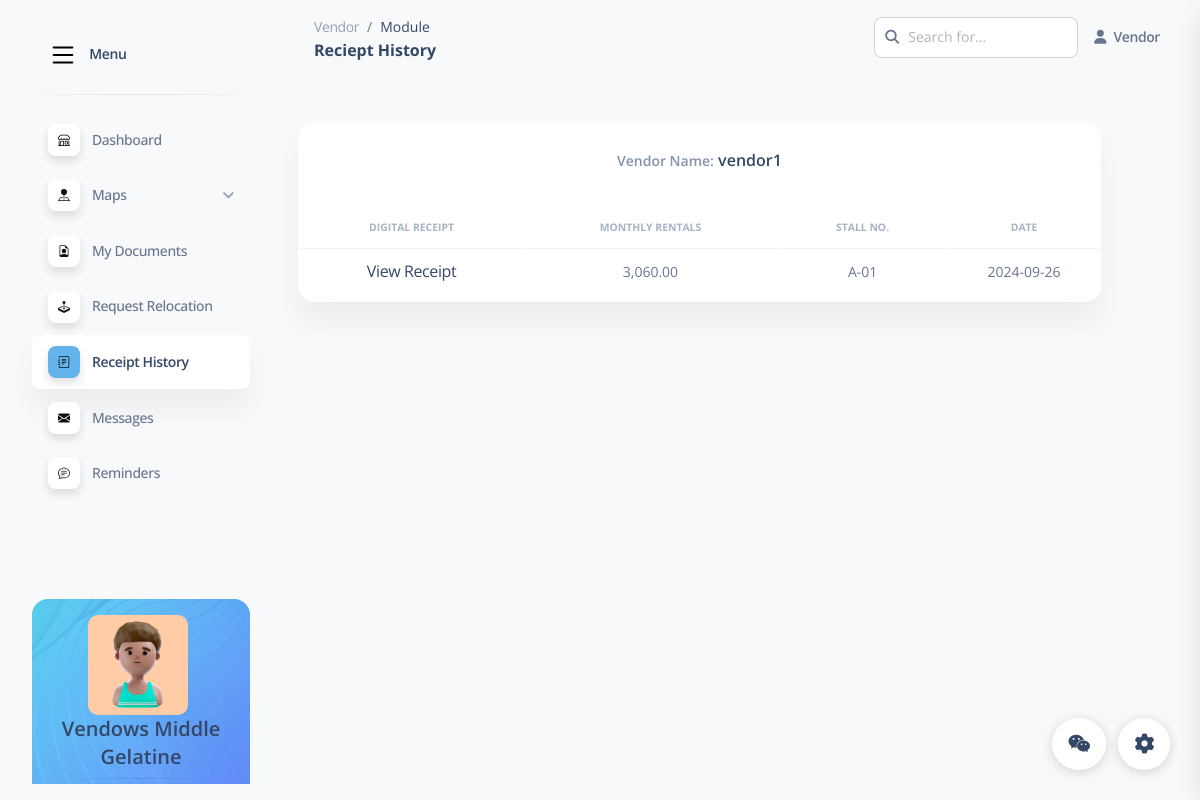
Screenshot of /VMRecieptHistory.php (signed in) with the database file from the repository.
### tables this page shows
CREATE TABLE `vendors` (
  `Vendor_Status` enum('ACTIVE','INACTIVE','ON PROCESS','ON HOLD','DEACTIVATED','ON TRANSFER') NOT NULL DEFAULT 'ACTIVE',
  `vendor_id` bigint(20) NOT NULL,
  `username` varchar(50) NOT NULL,
  `password` varchar(50) NOT NULL,
  `first_name` varchar(255) DEFAULT NULL,
  `middle_name` varchar(255) DEFAULT NULL,
  `last_name` varchar(255) DEFAULT NULL,
  `age` int(11) DEFAULT NULL,
  `address` varchar(255) DEFAULT NULL,
  `email_add` varchar(255) DEFAULT NULL,
  `contact_no` varchar(20) DEFAULT NULL,
  `started_date` varchar(255) DEFAULT NULL,
  `payment_due` varchar(255) DEFAULT NULL
);

### VMRecieptHistory.php (the view, shortened to what this page needs)
<?php
include('database_config.php');
$conn = new mysqli($db_host, $db_user, $db_password, $db_name);
$sql = "
  SELECT v.*, r.receipt AS receiptsImg,
         v.payment_due AS due_dates,
         buildings.monthly_rentals,
         buildings.stall_no
  FROM vendors v
  JOIN (
      SELECT vendor_id, monthly_rentals, stall_no FROM building_a
      UNION ALL
      SELECT vendor_id, monthly_rentals, stall_no FROM building_b
      UNION ALL
      SELECT vendor_id, monthly_rentals, stall_no FROM building_c
      UNION ALL
      SELECT vendor_id, monthly_rentals, stall_no FROM building_d
      UNION ALL
      SELECT vendor_id, monthly_rentals, stall_no FROM building_e
      UNION ALL
      SELECT vendor_id, monthly_rentals, stall_no FROM building_f
      UNION ALL
      SELECT vendor_id, monthly_rentals, stall_no FROM building_g
      UNION ALL
      SELECT vendor_id, monthly_rentals, stall_no FROM building_h
      UNION ALL
      SELECT vendor_id, monthly_rentals, stall_no FROM building_i
      UNION ALL
      SELECT vendor_id, monthly_rentals, stall_no FROM building_j
  ) AS buildings ON v.vendor_id = buildings.vendor_id
  JOIN receipts r ON v.vendor_id = r.vendor_id
";
$result = $conn->query($sql);
if ($result->num_rows > 0) {
  $vendor = $result->fetch_assoc();
} else {
  die("No vendor found.");
}
?>
<!DOCTYPE html>
<html lang="en">
<head>
  <link href="assets2/css/nucleo-icons.css" rel="stylesheet" />
  <link href="assets2/css/nucleo-svg.css" rel="stylesheet" />
  <link href="assets2/css/nucleo-svg.css" rel="stylesheet" />
  <link id="pagestyle" href="assets2/css/soft-ui-dashboard.css?v=1.0.7" rel="stylesheet" />
</head>
<body class="g-sidenav-show  bg-gray-100">
  <aside class="sidenav navbar navbar-vertical navbar-expand-xs border-0 border-radius-xl my-3 fixed-start ms-3 "
    id="sidenav-main">
    <div class="sidenav-header">
      <a class="navbar-brand m-0" href="#" target="_blank">
        <span class="ms-2 font-weight-bold">Menu</span>
      </a>
    </div>
    <hr class="horizontal dark mt-0">
    <div class="collapse navbar-collapse  w-auto " id="sidenav-collapse-main">
      <ul class="navbar-nav">
        <li class="nav-item">
          <a class="nav-link " href="Vendor.php">
            <div
              class="icon icon-shape icon-sm shadow border-radius-md bg-white text-center me-2 d-flex align-items-center justify-content-center">
            </div>
            <span class="nav-link-text ms-1">Dashboard</span>
          </a>
        </li>
        <li class="nav-item">
          <a class="nav-link collapsed" href="#" data-bs-toggle="collapse" data-bs-target="#collapseMaps"
            aria-expanded="false" aria-controls="collapseMaps">
            <div
              class="icon icon-shape icon-sm shadow border-radius-md bg-white text-center me-2 d-flex align-items-center justify-content-center">
            </div>
            <span class="nav-link-text ms-1">Maps</span>
          </a>
        </li>
        <li class="nav-item">
          <a class="nav-link" href="VMDocuments.php">
            <div
              class="icon icon-shape icon-sm shadow border-radius-md bg-white text-center me-2 d-flex align-items-center justify-content-center">
            </div>
            <span class="nav-link-text ms-1">My Documents</span>
          </a>
        </li>
        <li class="nav-item">
          <a class="nav-link " href="VMRelocation.php">
            <div
              class="icon icon-shape icon-sm shadow border-radius-md bg-white text-center me-2 d-flex align-items-center justify-content-center">
            </div>
            <span class="nav-link-text ms-1">Request Relocation</span>
          </a>
        </li>
        <li class="nav-item">
          <a class="nav-link active active" href="VMRecieptHistory.php">
            <div
              class="icon icon-shape icon-sm shadow border-radius-md bg-white text-center me-2 d-flex align-items-center justify-content-center">
            </div>
            <span class="nav-link-text ms-1">Receipt History</span>
          </a>
        </li>
        <li class="nav-item">
          <a class="nav-link " href="VMmessages.php">
            <div
              class="icon icon-shape icon-sm shadow border-radius-md bg-white text-center me-2 d-flex align-items-center justify-content-center">
            </div>
            <span class="nav-link-text ms-1">Messages</span>
          </a>
        </li>
        <li class="nav-item">
          <a class="nav-link  " href="VMCommunication.php">
            <div
              class="icon icon-shape icon-sm shadow border-radius-md bg-white text-center me-2 d-flex align-items-center justify-content-center">
            </div>
            <span class="nav-link-text ms-1">Reminders</span>
          </a>
        </li>
      </ul>
    </div>
    <div class="sidenav-footer mx-3 mt-5">
      <div class="card card-background shadow-none card-background-mask-info" id="sidenavCard">
        <div class="card-body text-start p-3 w-100">
          <img src="image/profile.jpg" alt="profile"
            style="min-width: 20px; min-height: 20px; height: 100px; width: 100px; border-radius: 10px; margin-left: 40px;">
          <h5 class="text-center">
            <?php echo htmlspecialchars($vendor['first_name']) . ' ' . htmlspecialchars($vendor['middle_name']) . ' ' . htmlspecialchars($vendor['last_name']); ?>
          </h5>
          <hr class="horizontal dark mt-0">
        </div>
      </div>
    </div>
  </aside>
  <main class="main-content position-relative max-height-vh-100 h-100 border-radius-lg ">
    <nav class="navbar navbar-main navbar-expand-lg px-0 mx-4 shadow-none border-radius-xl" id="navbarBlur"
      navbar-scroll="true">
      <div class="container-fluid py-1 px-3">
        <nav aria-label="breadcrumb">
          <ol class="breadcrumb bg-transparent mb-0 pb-0 pt-1 px-0 me-sm-6 me-5">
            <li class="breadcrumb-item text-sm"><a class="opacity-5 text-dark" href="javascript:;">Vendor</a></li>
            <li class="breadcrumb-item text-sm text-dark active" aria-current="page">Module</li>
          </ol>
          <h6 class="font-weight-bolder mb-0">Reciept History</h6>
        </nav>
        <div class="collapse navbar-collapse mt-sm-0 mt-2 me-md-0 me-sm-4" id="navbar">
          <div class="ms-md-auto pe-md-3 d-flex align-items-center">
            <div class="input-group">
              <span class="input-group-text text-body"><i class="fas fa-search" aria-hidden="true"></i></span>
              <input type="text" class="form-control" placeholder="Search for...">
            </div>
          </div>
          <ul class="navbar-nav  justify-content-end">
            <li class="nav-item d-flex align-items-center">
              <a href="javascript:;" class="nav-link text-body font-weight-bold px-0">
                <i class="fa fa-user me-sm-1"></i>
                <span class="d-sm-inline d-none">Vendor</span>
              </a>
            </li>
          </ul>
        </div>
      </div>
    </nav>
    <div class="container-fluid py-4">
      <div class="row my-4">
        <div class="col-lg-11 col-md-6 mb-md-0 mb-4">
          <div class="card">
            <div class="card-header pb-0">
              <div class="row">
                <h6 class="text-center"><span class="text-sm text-secondary">Vendor Name:</span>
                  <?php echo $vendor['username']; ?></h6>
              </div>
            </div>
            <div class="card-body px-0 pb-2">
              <div class="table-responsive">
                <table class="table align-items-center mb-0">
                  <thead>
                    <tr>
                      <th class="text-uppercase text-secondary text-xxs font-weight-bolder opacity-7 text-center">
                        Digital Receipt</th>
                      <th class="text-uppercase text-secondary text-xxs font-weight-bolder opacity-7 text-center">
                        Monthly Rentals</th>
                      <th
                        class="text-center text-uppercase text-secondary text-xxs font-weight-bolder opacity-7 text-center">
                        Stall No.</th>
                      <th
                        class="text-center text-uppercase text-secondary text-xxs font-weight-bolder opacity-7 text-center">
                        Date</th>
                    </tr>
                  </thead>
                  <tbody id="dataTableBody">
                    <tr>
                      <td class="text-center">
                        <a href="<?php echo htmlspecialchars($vendor['receiptsImg']); ?>" target="_blank"
                          class="view-receipt">
                          View Receipt
                        </a>
                      </td>
                      <td class="align-middle text-center text-sm">
                        <?php echo htmlspecialchars($vendor['monthly_rentals']); ?>
                      </td>
                      <td class="align-middle text-center text-sm"><?php echo htmlspecialchars($vendor['stall_no']); ?>
                      </td>
                      <td class="align-middle text-center text-sm">
                        <?php echo htmlspecialchars($vendor['started_date']); ?>
                      </td>
                    </tr>
                  </tbody>
                </table>
              </div>
            </div>
          </div>
        </div>
      </div>
    </div>
  </main>
  <div class="fixed-plugin">
    <a class="fixed-plugin-button text-dark position-fixed px-3 py-2">
      <i class="fa fa-cog py-2"> </i>
    </a>
    <div class="fixed-plugin">
      <a class="fixed-plugin-button text-dark position-fixed px-3 py-2 mx-6" data-bs-toggle="offcanvas"
        data-bs-target="#offcanvasRight" aria-controls="offcanvasRight">
        <i class="fa fa-wechat py-2" data-bs-toggle="offcanvas" data-bs-target="#offcanvasRight"
          aria-controls="offcanvasRight"> </i>
      </a>
    </div>
</body>
</html>

### assets2/css/nucleo-svg.css (style rules this page uses)
.icon { display: inline-block; color: #111111; height: 1em; width: 1em; }
.icon-sm { height: 0.8em; width: 0.8em; }
.icon { fill: currentColor; stroke: none; }

### rows the page displays
vendors: first_name "Vendows", middle_name "Middle", last_name "Gelatine", username "vendor1", started_date "2024-09-26"

### other values shown
$vendor['monthly_rentals'] "3,060.00"
$vendor['stall_no'] "A-01"
